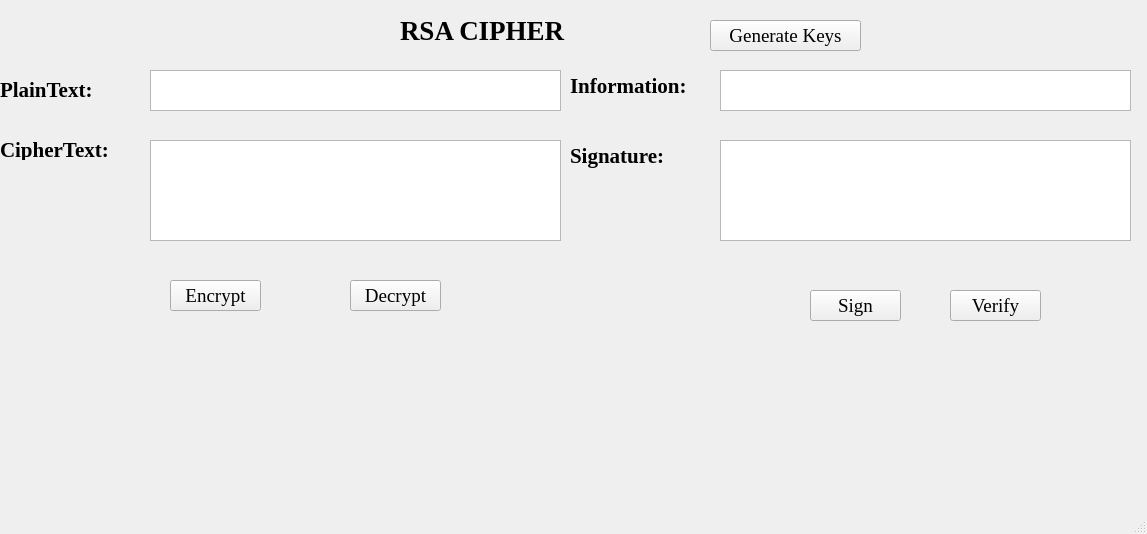
<?xml version="1.0" encoding="UTF-8"?>
<ui version="4.0">
 <class>MainWindow</class>
 <widget class="QMainWindow" name="MainWindow">
  <property name="geometry">
   <rect>
    <x>0</x>
    <y>0</y>
    <width>1147</width>
    <height>534</height>
   </rect>
  </property>
  <property name="windowTitle">
   <string>MainWindow</string>
  </property>
  <widget class="QWidget" name="centralwidget">
   <widget class="QLabel" name="label_2">
    <property name="geometry">
     <rect>
      <x>0</x>
      <y>80</y>
      <width>121</width>
      <height>20</height>
     </rect>
    </property>
    <property name="font">
     <font>
      <family>Times New Roman</family>
      <pointsize>16</pointsize>
      <weight>75</weight>
      <bold>true</bold>
     </font>
    </property>
    <property name="text">
     <string>PlainText:</string>
    </property>
   </widget>
   <widget class="QPlainTextEdit" name="txt_plain_text">
    <property name="geometry">
     <rect>
      <x>150</x>
      <y>70</y>
      <width>411</width>
      <height>41</height>
     </rect>
    </property>
   </widget>
   <widget class="QLabel" name="label_3">
    <property name="geometry">
     <rect>
      <x>570</x>
      <y>70</y>
      <width>151</width>
      <height>31</height>
     </rect>
    </property>
    <property name="font">
     <font>
      <family>Times New Roman</family>
      <pointsize>16</pointsize>
      <weight>75</weight>
      <bold>true</bold>
     </font>
    </property>
    <property name="text">
     <string>Information:</string>
    </property>
   </widget>
   <widget class="QLabel" name="label_5">
    <property name="geometry">
     <rect>
      <x>570</x>
      <y>140</y>
      <width>131</width>
      <height>31</height>
     </rect>
    </property>
    <property name="font">
     <font>
      <family>Times New Roman</family>
      <pointsize>16</pointsize>
      <weight>75</weight>
      <bold>true</bold>
     </font>
    </property>
    <property name="text">
     <string>Signature:</string>
    </property>
   </widget>
   <widget class="QPlainTextEdit" name="txt_cipher_text">
    <property name="geometry">
     <rect>
      <x>150</x>
      <y>140</y>
      <width>411</width>
      <height>101</height>
     </rect>
    </property>
   </widget>
   <widget class="QLabel" name="label">
    <property name="geometry">
     <rect>
      <x>400</x>
      <y>10</y>
      <width>231</width>
      <height>41</height>
     </rect>
    </property>
    <property name="font">
     <font>
      <family>Times New Roman</family>
      <pointsize>20</pointsize>
      <weight>75</weight>
      <bold>true</bold>
     </font>
    </property>
    <property name="text">
     <string>RSA CIPHER</string>
    </property>
   </widget>
   <widget class="QPlainTextEdit" name="txt_sign">
    <property name="geometry">
     <rect>
      <x>720</x>
      <y>140</y>
      <width>411</width>
      <height>101</height>
     </rect>
    </property>
   </widget>
   <widget class="QPlainTextEdit" name="txt_info">
    <property name="geometry">
     <rect>
      <x>720</x>
      <y>70</y>
      <width>411</width>
      <height>41</height>
     </rect>
    </property>
   </widget>
   <widget class="QLabel" name="label_4">
    <property name="geometry">
     <rect>
      <x>0</x>
      <y>140</y>
      <width>151</width>
      <height>20</height>
     </rect>
    </property>
    <property name="font">
     <font>
      <family>Times New Roman</family>
      <pointsize>16</pointsize>
      <weight>75</weight>
      <bold>true</bold>
     </font>
    </property>
    <property name="text">
     <string>CipherText:</string>
    </property>
   </widget>
   <widget class="QToolButton" name="btn_gen_keys">
    <property name="geometry">
     <rect>
      <x>710</x>
      <y>20</y>
      <width>151</width>
      <height>31</height>
     </rect>
    </property>
    <property name="font">
     <font>
      <family>Times New Roman</family>
      <pointsize>14</pointsize>
     </font>
    </property>
    <property name="text">
     <string>Generate Keys</string>
    </property>
   </widget>
   <widget class="QToolButton" name="btn_encrypt">
    <property name="geometry">
     <rect>
      <x>170</x>
      <y>280</y>
      <width>91</width>
      <height>31</height>
     </rect>
    </property>
    <property name="font">
     <font>
      <family>Times New Roman</family>
      <pointsize>14</pointsize>
     </font>
    </property>
    <property name="text">
     <string>Encrypt</string>
    </property>
   </widget>
   <widget class="QToolButton" name="btn_decrypt">
    <property name="geometry">
     <rect>
      <x>350</x>
      <y>280</y>
      <width>91</width>
      <height>31</height>
     </rect>
    </property>
    <property name="font">
     <font>
      <family>Times New Roman</family>
      <pointsize>14</pointsize>
     </font>
    </property>
    <property name="text">
     <string>Decrypt</string>
    </property>
   </widget>
   <widget class="QToolButton" name="btn_sign">
    <property name="geometry">
     <rect>
      <x>810</x>
      <y>290</y>
      <width>91</width>
      <height>31</height>
     </rect>
    </property>
    <property name="font">
     <font>
      <family>Times New Roman</family>
      <pointsize>14</pointsize>
     </font>
    </property>
    <property name="text">
     <string>Sign</string>
    </property>
   </widget>
   <widget class="QToolButton" name="btn_verify">
    <property name="geometry">
     <rect>
      <x>950</x>
      <y>290</y>
      <width>91</width>
      <height>31</height>
     </rect>
    </property>
    <property name="font">
     <font>
      <family>Times New Roman</family>
      <pointsize>14</pointsize>
     </font>
    </property>
    <property name="text">
     <string>Verify</string>
    </property>
   </widget>
  </widget>
  <widget class="QMenuBar" name="menubar">
   <property name="geometry">
    <rect>
     <x>0</x>
     <y>0</y>
     <width>1147</width>
     <height>26</height>
    </rect>
   </property>
  </widget>
  <widget class="QStatusBar" name="statusbar"/>
 </widget>
 <resources/>
 <connections/>
</ui>
